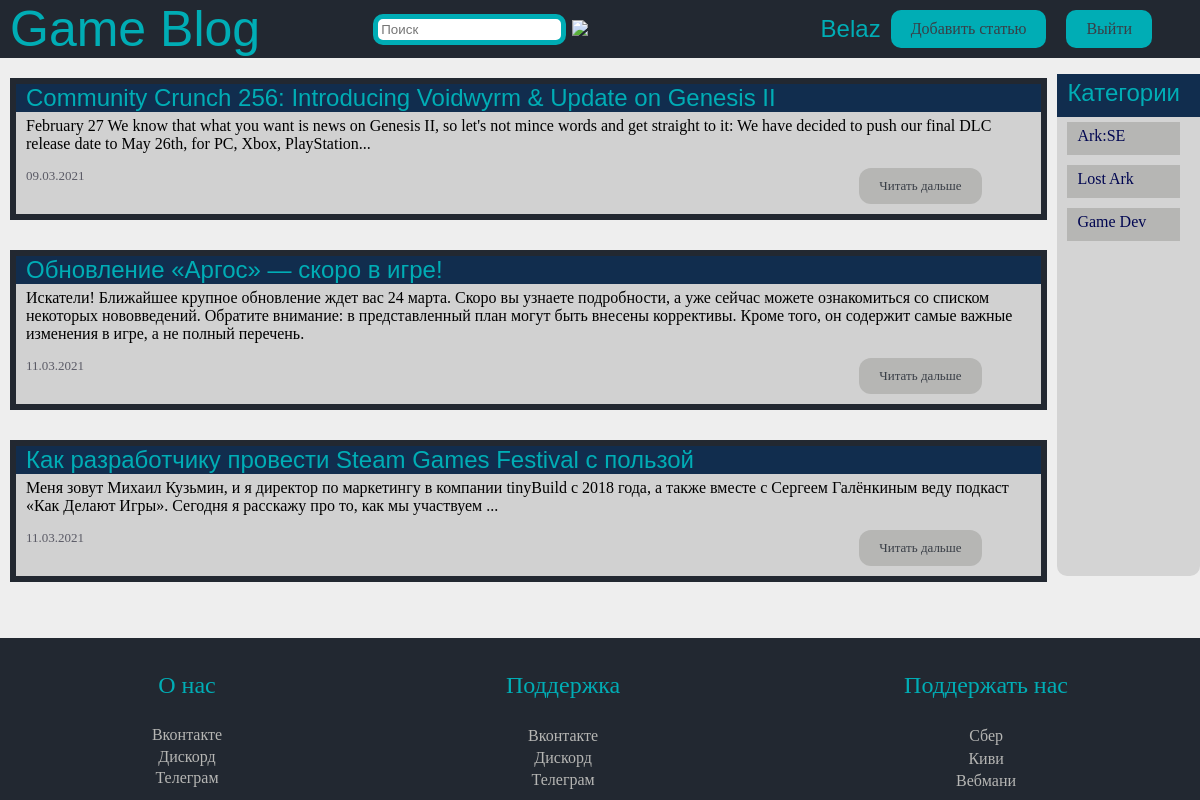
The page / (signed in) on the database its author committed.
### database.py (models this page shows, shortened)
class Users(db.Model, UserMixin):
    id = db.Column(db.Integer, primary_key=True, autoincrement=True)
    name = db.Column(db.String(70), nullable=True)
    mail = db.Column(db.String(70), nullable=True, unique=True)
    password = db.Column(db.String(255), nullable=True)

class Article(db.Model):
    id = db.Column(db.Integer, primary_key=True, autoincrement=True)
    title = db.Column(db.String(70), nullable=True)
    body = db.Column(db.String(70), nullable=True, unique=True)
    date = db.Column(db.String(70), nullable=True)
    big = db.Column(db.Boolean, default=True)
    img = db.Column(db.Boolean, default=False)
    img_url = db.Column(db.String(70))
    author_id = db.Column(db.Integer, db.ForeignKey('users.id'))
    category_id = db.Column(db.Integer, db.ForeignKey('categories.id'))
    author = db.relationship('Users', backref=db.backref('articles', lazy=True))
    category = db.relationship('Categories', backref=db.backref('articles', lazy=True))

class Categories(db.Model):
    id = db.Column(db.Integer, primary_key=True, autoincrement=True)
    name = db.Column(db.String, nullable=True)

### app.py (the view)
@app.route('/')
def homepage():
    articles = Article.query.all()
    categories = Categories.query.all()
    return render_template('index.html', articles=articles, categories=categories)

### app.py (called while the page is built)
@login.user_loader
def load_user(user_id):
    return Users.query.get(int(user_id))

### templates/index.html (shortened to what this page needs)
{% extends "base.html" %}
{% block content %}
    {% for article in articles %}
        <article>
            <div class="head">
                {{ article.title }}
            </div>
            <div class="text-block">
                {% if article.big %}
                    {{ article.body[0:200]+'...' }}
                {% else %}
                    {{ article.body }}
                {% endif %}
            </div>
            <div class="footer">
                <date>{{ article.date }}</date>
                <a href="{{ url_for('article', art=article.id) }}">Читать дальше</a>
            </div>
        </article>
    {% endfor %}
{% endblock %}

### templates/base.html (shortened to what this page needs)
<!DOCTYPE html>
<html lang="ru">
<head>
    <link rel="stylesheet" href={{ url_for('static', filename='style.css') }}>
</head>
<body>
<div class="page">
    <header>
        <a href="{{ url_for('homepage') }}" class="logo">Game Blog</a>
        <form action="{{ url_for('search') }}">
            <input name="text" class="search" type="search" placeholder="Поиск" aria-label="Поиск">
            <button type="submit">
                <img src="https://img.icons8.com/material-sharp/24/000000/search.png"/>
            </button>
        </form>
        {% if current_user.is_authenticated %}
            <but>
                <a href="#" class="nick-label">{{ current_user.name }}</a>
                <a class="buttons" aria-current="page" href="{{ url_for('create_article') }}">Добавить статью</a>
                <a href="{{ url_for('logout') }}" class="buttons">Выйти</a>
            </but>
        {% else %}
            <but>
                <a class="buttons" href={{ url_for('singup') }}>Sing Up</a>
                <a class="buttons" href={{ url_for('singin') }}>Sing In</a>
            </but>
        {% endif %}
    </header>
    <main>
        <div class="articles_list">
            {% block content %}
            {% endblock %}
        </div>
        <ul class="categories">
            <li class="header">
                Категории
            </li>
            {% for categoria in categories %}
                <li class="dropdown">
                    <a href=" {{ url_for('categor', cat=categoria.id) }} ">{{ categoria.name }}</a>
                </li>
            {% endfor %}
        </ul>
    </main>
    <footer>
        <div class="block-footer">
            <p>О нас</p>
            <div class="lin"><a href="#">Вконтакте</a></div>
            <div class="lin"><a href="#">Дискорд</a></div>
            <div class="lin"><a href="#">Телеграм</a></div>
        </div>
        <div class="block-footer">
            <p>Поддержка</p>
            <div class="lin"><a href="#">Вконтакте</a></div>
            <div class="lin"><a href="#">Дискорд</a></div>
            <div class="lin"><a href="#">Телеграм</a></div>
        </div>
        <div class="block-footer">
            <p>Поддержать нас</p>
            <div class="lin"><a href="#">Сбер</a></div>
            <div class="lin"><a href="#">Киви</a></div>
            <div class="lin"><a href="#">Вебмани</a></div>
        </div>
    </footer>
</div>
</body>
</html>

### static/style.css (style rules this page uses)
body { margin: 0; background-color: #EEEEEE; }
.page { overflow: hidden; display: flex; flex-direction: column; min-height: 100vh; }
header { margin-top: 0; top: 0; left: 0; width: 100%; padding-left: 10px; background-color: #222831; display: flex; min-height: auto; }
header a { text-decoration: none; }
.logo { color: #00ADB5 !important; font-size: 50px; font-family: Dubai, sans-serif; }
header .buttons { padding: 10px 20px 10px 20px; background-color: #00ADB5; border-radius: 10px; margin: 10px; }
but { display: flex; align-items: center; margin-right: 4%; margin-left: auto; }
.categories { border-radius: 10px; border: 2px #112D4E; padding: 0; margin-right: 0; margin-left: auto; background-color: #696A6C33; }
.categories li { padding: 5px 20px 10px 10px; margin: 5px 20px 10px 10px; background-color: #b6b6b4; list-style-type: none; }
main { display: flex; }
.articles_list { display: flex; flex-direction: column; }
.categories .header { color: #00ADB5; font-size: x-large; font-family: Calibri, sans-serif; margin: 0 0 0 0; padding: 5px 20px 10px 10px !important; background-color: #112D4E; }
.categories li a { text-decoration: none; color: #000651; }
article { border: 6px solid #222831; margin: 20px 10px 10px 10px; display: block; background: rgba(91, 91, 91, 0.2); }
article .head { color: #00ADB5; padding-left: 10px; font-family: Calibri, sans-serif; font-size: x-large; background: #112D4E; }
article .text-block { display: block; padding: 5px 20px 10px 10px; font-size: medium; }
article .footer { display: flex; color: rgba(12, 12, 30, 0.6); font-size: small; padding: 5px 20px 10px 10px; }
footer { width: 100%; justify-content: center; padding: 10px; background: #222831; color: #00ADB5; display: flex; margin-top: auto; }
.block-footer { flex-grow: 1; text-align: center; display: flex; flex-direction: column; }
footer a { margin-top: 1%; display: block; text-decoration: none; color: #b6b6b4; }
footer p { font-size: x-large; }
article .footer a { color: #393E46; align-items: center; margin-right: 4%; padding: 10px 20px 10px 20px; background-color: #b6b6b4; margin-left: auto; display: block; border-radius: 12px; text-decoration: none; }
a { color: #393E46; text-decoration: none; }
header form { display: flex; margin-left: auto; margin-right:auto; }
header form input { margin: auto; padding: 3px; outline: none; box-sizing: border-box; border: 5px solid #00ADB5; border-radius: 10px; }
header form button { background: #222831; border: #00ADB5; }
.nick-label { font-family: "Arial Rounded MT Bold", sans-serif; color: #00ADB5; font-size: x-large; }

### rows shown on the page
Users: name "Belaz"
Article: title "Community Crunch 256: Introducing Voidwyrm & Update on Genesis II", body "February 27 We know that what you want is news on Genesis II, so let's not mince words and get straight to it: We have decided to push our final DLC release date to May 26th, for PC, Xbox, PlayStation...", date "09.03.2021"
Article: title "Обновление «Аргос» — скоро в игре!", body "Искатели! Ближайшее крупное обновление ждет вас 24 марта. Скоро вы узнаете подробности, а уже сейчас можете ознакомиться со списком некоторых нововведений. Обратите внимание: в представленный план могут быть внесены коррективы. Кроме того, он содержит самые важные изменения в игре, а не полный перечень.", date "11.03.2021"
Article: title "Как разработчику провести Steam Games Festival с пользой", body "Меня зовут Михаил Кузьмин, и я директор по маркетингу в компании tinyBuild с 2018 года, а также вместе с Сергеем Галёнкиным веду подкаст «Как Делают Игры». Сегодня я расскажу про то, как мы участвуем ...", date "11.03.2021"
Categories: name "Ark:SE"
Categories: name "Lost Ark"
Categories: name "Game Dev"
